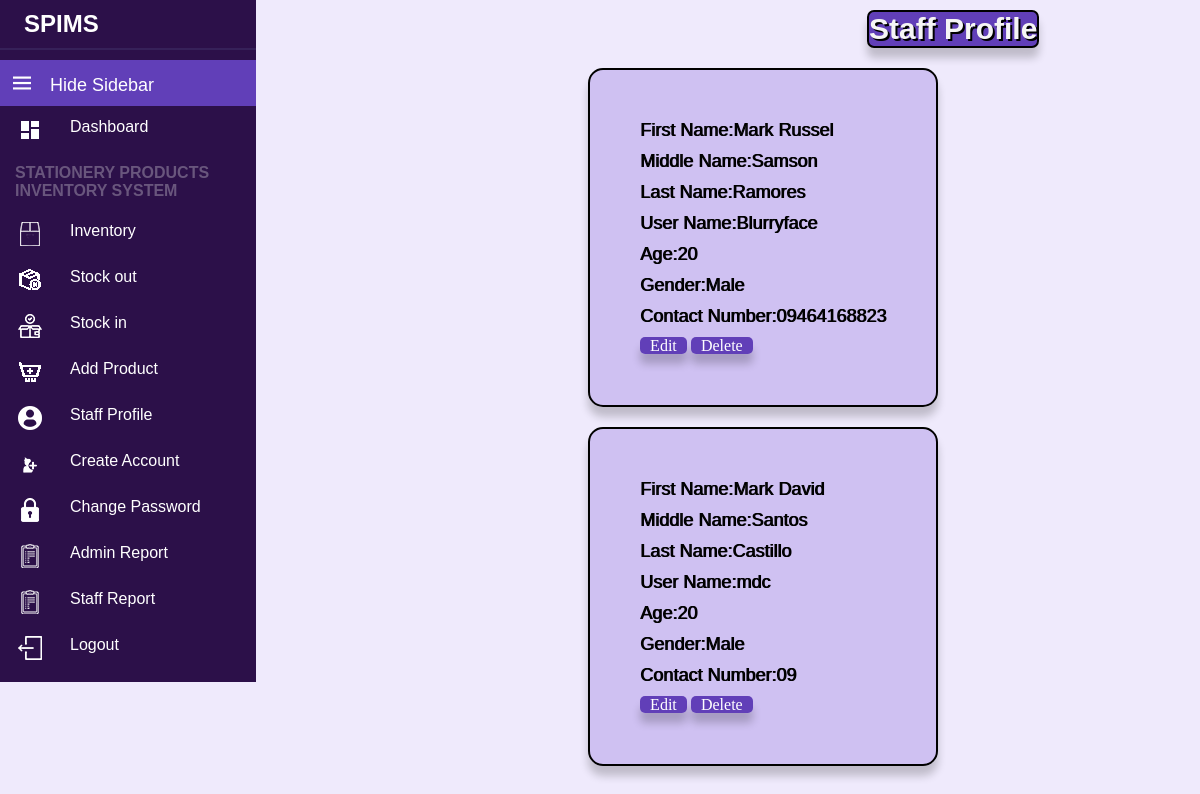
The page /Admin/Staff.php on the database its author committed.
### tables this page shows
CREATE TABLE `cashietbl` (
  `User` varchar(25) NOT NULL,
  `Fname` varchar(100) NOT NULL,
  `Mname` varchar(100) NOT NULL,
  `Lname` varchar(100) NOT NULL,
  `Age` int(100) NOT NULL,
  `Gender` varchar(50) NOT NULL,
  `Cnum` varchar(20) NOT NULL,
  `Password` varchar(100) NOT NULL
);

### Admin/Staffdb.php (called while the page is built)
<?php
$server = "localhost";
$username = "root";
$password = "";
$db = "spims";
$conn = mysqli_connect($server,$username,$password,$db);
    $profile = "SELECT * FROM cashietbl ";
    $result = $conn ->query($profile);
    ?>

### Admin/Staff.php (the view, shortened to what this page needs)
<!DOCTYPE html>
<html lang="en">
<head>
    <link rel="stylesheet" href="Res/Style/staff.css">
</head>
<body>
    <?php
    include 'Staffdb.php';
    include 'Navigation/nav.php';
    ?>
    <div class="container">
        <h1>Staff Profile</h1>
        <div>
            <?php
            if ($result->num_rows > 0) {
                while ($row = $result->fetch_assoc()) {
                    echo "<div class='profiles'><p>First Name:" . $row["Fname"] . "</p>" . "<p>Middle Name:" . $row["Mname"] . "</p>" .
                        "<p>Last Name:" . $row["Lname"] . "<p>User Name:" . $row["User"] . "</p>" . "</p>" . "<p>Age:" . $row["Age"] . "</p>" . "<p>Gender:" . $row["Gender"] . "</p>" . "<p>Contact Number:" . $row["Cnum"] . "</p>";
            ?>
                    <a href="staffEdit.php?id=<?php echo $row['User']; ?>">Edit</a>
                    <a href="staffDelete.php?id=<?php echo $row['User']; ?>">Delete</a>
        </div>
<?php
                }
                echo "</div>";
            } else {
                echo "<div><p>" . "0 result" . "</p></div>";
            }
?>
    </div>
    </div>
</body>
</html>

### Admin/Res/Style/staff.css (style rules this page uses)
body { box-sizing: border-box; margin: 0; padding: 0; }
.profiles { border: 2px solid black; border-radius: 15px; background-color: #b7a3ec90; padding: 50px 50px; margin-bottom: 20px; box-shadow: 0 10px 8px 0 rgba(0, 0, 0, 0.2); }
.container p { margin-bottom: 10px; font-size: larger ; text-shadow: black 1px 0px; }
h1 { background-color: #613fb8; border: solid black 2px; width: fit-content; border-radius: 7px; margin-left: 380px; margin-bottom: 20px; margin-top: 10px; color: whitesmoke; text-shadow: black 2px 2px; box-shadow: 0 10px 8px 0 rgba(0, 0, 0, 0.2); }
.container a { color: white; background-color: #613fb8; border-radius: 5px; text-decoration: none; box-shadow: 0 10px 8px 0 rgba(0, 0, 0, 0.2); background-size: fit-content; font-size: medium; padding-left: 10px; padding-right: 10px; font-family: Verdana; }

### Admin/Navigation/navigation.css (style rules this page uses)
* { padding: 0; margin: 0; box-sizing: border-box; }
body { display: block; position: relative; background: #e9e2fcb1; font-family: 'Poppins', sans-serif; }
.container { width: 1024px; justify-items: center; align-items: center; padding-left: 70px; padding-top: 0px; font-size: 15px; display: block; padding-bottom: 500px; }
body { display: block; position: sticky; background: #e9e2fcb1; font-family: 'Poppins', sans-serif; }

### rows shown on the page
cashietbl: Fname "Mark Russel", Mname "Samson", Lname "Ramores", User "Blurryface", Age "20", Gender "Male", Cnum "09464168823"
cashietbl: Fname "Mark David", Mname "Santos", Lname "Castillo", User "mdc", Age "20", Gender "Male", Cnum "09"
